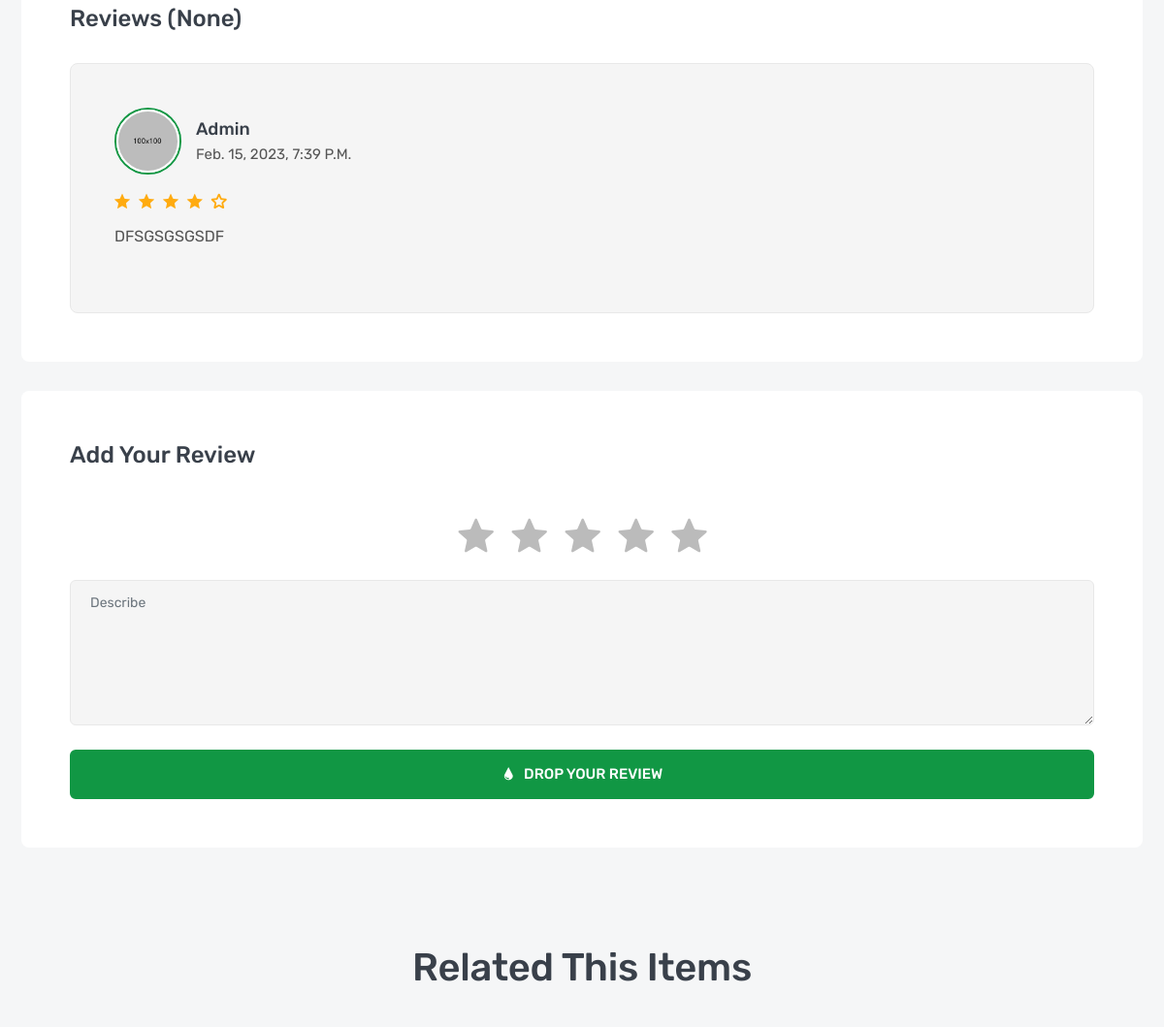
/products/hp-newest-flagship-156-hd (middle part), run on an earlier commit of the app's database.
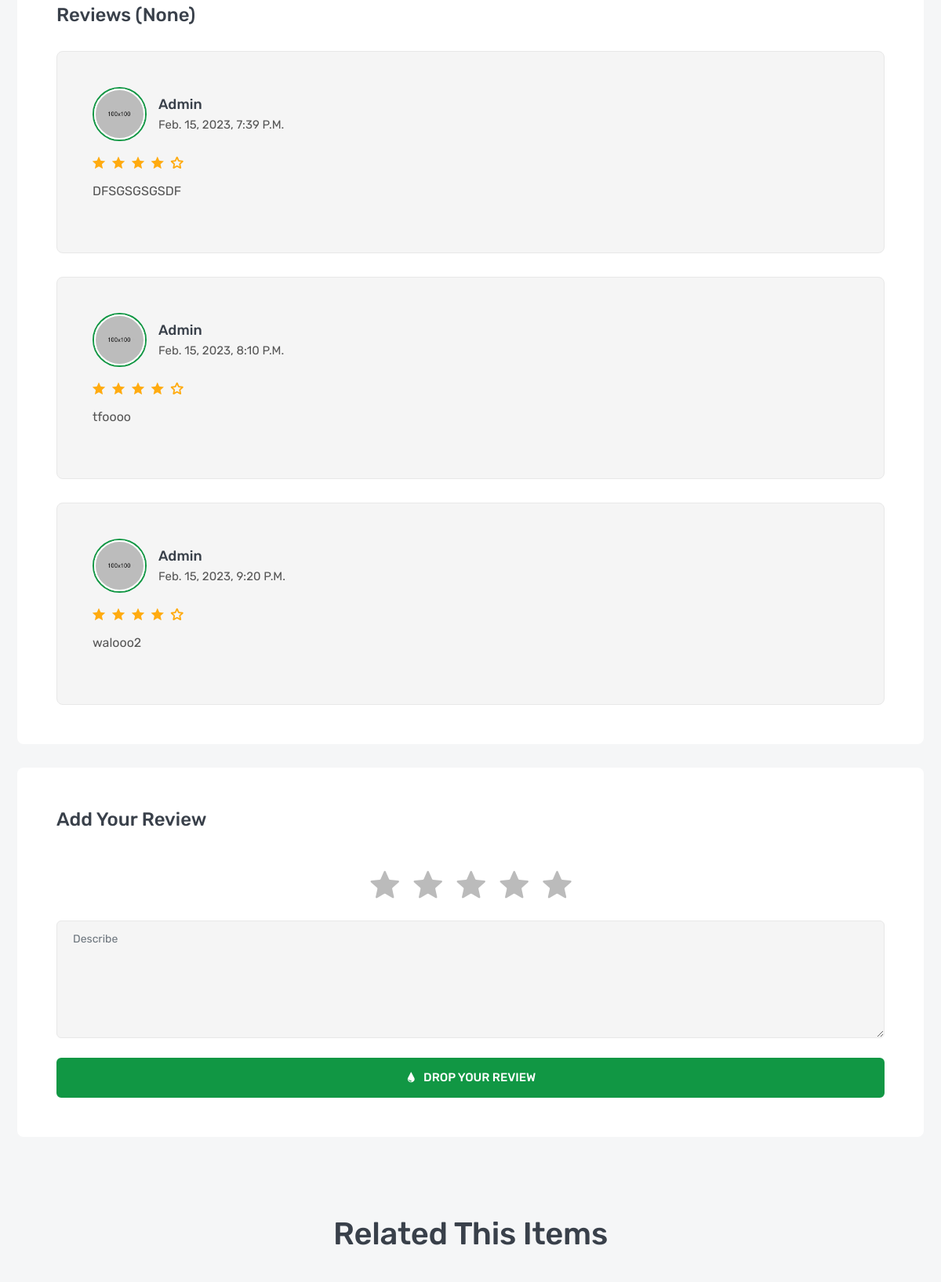
And on a later commit of the database.
### product/models.py (models this page shows, shortened)
class Product(models.Model):
    name = models.CharField(_('Title'),max_length=120)
    image = models.ImageField(_('image'),upload_to='products')
    price = models.FloatField(_('price'))
    sku = models.IntegerField(_('sku'))
    subtitle = models.CharField(_('subtitle'),max_length=300)
    description = models.TextField(_('description'),max_length=20000)
    flag = models.CharField(_('flag'),max_length=1, choices=FLAGS_TYPES)
    brand = models.ForeignKey('Brand',verbose_name=_('Brand'),related_name='product_brand', on_delete=models.SET_NULL, null=True,blank=True)
    tag = TaggableManager()
    slug = models.SlugField(null=True,blank=True)
    nbr_reviewe = models.IntegerField(_("Reviews"))
    class Meta :
        verbose_name = "Product"
        verbose_name_plural = "Products"
    def __str__(self):
        return str(self.name)

class ProductReview(models.Model):
    user=models.ForeignKey(User,verbose_name=_('user'),related_name='review_author', on_delete=models.SET_NULL,null=True,blank=True)
    product=models.ForeignKey(Product,verbose_name=_('product'),related_name='productreview' , on_delete=models.CASCADE)
    rate = models.IntegerField(_('rate'))
    review = models.TextField(_('review'),max_length=1000)
    date = models.DateTimeField(default=timezone.now)

### product/views.py (the view)
# urls.py: path('<slug:slug>', ProductDetails.as_view(), name='product_detail'),
class ProductDetails(DetailView):
    model = Product
    def get_context_data(self, **kwargs):
        product = self.get_object()
        context = super().get_context_data(**kwargs)
        context["related_product"] = Product.objects.filter(brand=product.brand)
        return context

### product/models.py (called while the page is built)
    def __str__(self):
        return str(self.name)

### product/templates/product/product_detail.html (shortened to what this page needs)
{% extends "base.html" %}
{% load static %}
{% block css %}
    <link rel="stylesheet" href="{% static 'en/css/product-details.css' %}">
{% endblock css %}
{% block body %}
        <section class="inner-section">
            <div class="container">
                <div class="row">
                    <div class="col-lg-12">
                        <div class="product-details-frame">
                            <h3 class="frame-title">Reviews ({{object.nbr_reviewe}})</h3>
                            <ul class="review-list">
                                {% for item in object.productreview.all  %}
                                    <li class="review-item">
                                        <div class="review-media">
                                            <a class="review-avatar" href="#">
                                                <img src="images/avatar/01.jpg" alt="review">
                                            </a>
                                            <h5 class="review-meta">
                                                <a href="#">{{item.user}}</a>
                                                <span>{{item.date}}</span>
                                            </h5>
                                        </div>
                                        <ul class="review-rating">
                                            <li class="icofont-ui-rating"></li>
                                            <li class="icofont-ui-rating"></li>
                                            <li class="icofont-ui-rating"></li>
                                            <li class="icofont-ui-rating"></li>
                                            <li class="icofont-ui-rate-blank"></li>
                                        </ul>
                                        <p class="review-desc">{{item.review}}</p>
                                    </li>
                                {% endfor %}
                            </ul>
                        </div>
                        <div class="product-details-frame">
                            <h3 class="frame-title">add your review</h3>
                            <form class="review-form" method="post" action ="{% url 'products:add_review' object.slug %}">
                                <div class="row">
                                    <div class="col-lg-12">
                                        <div class="star-rating">
                                            <input type="radio" name="rate" value=5 id="star-1"><label for="star-1"></label>
                                            <input type="radio" name="rate" value=4 id="star-2"><label for="star-2"></label>
                                            <input type="radio" name="rate" value=3 id="star-3"><label for="star-3"></label>
                                            <input type="radio" name="rate" value=2 id="star-4"><label for="star-4"></label>
                                            <input type="radio" name="rate" value=1 id="star-5"><label for="star-5"></label>
                                        </div>
                                    </div>
                                    <div class="col-lg-12">
                                        <div class="form-group">
                                            <textarea class="form-control" name= "review" placeholder="Describe"></textarea>
                                        </div>
                                    </div>
                                    <div class="col-lg-12">
                                        <button class="btn btn-inline">
                                            <i class="icofont-water-drop"></i>
                                            <span>drop your review</span>
                                        </button>
                                    </div>
                                </div>
                            </form>
                        </div>
                    </div>
                </div>
            </div>
        </section>
        <section class="inner-section">
            <div class="container">
                <div class="row">
                    <div class="col">
                        <div class="section-heading">
                            <h2>related this items</h2>
                        </div>
                    </div>
                </div>
            </div>
        </section>
{% endblock body %}

### templates/base.html (shortened to what this page needs)
{%load static %}
<!DOCTYPE html>
<html lang="en">
    <head>
        <link rel="stylesheet" href="{% static 'en/fonts/flaticon/flaticon.css'%}">
        <link rel="stylesheet" href="{% static 'en/fonts/icofont/icofont.min.css'%}">
        <link rel="stylesheet" href="{% static 'en/fonts/fontawesome/fontawesome.min.css'%}">
        <link rel="stylesheet" href="{% static 'en/vendor/venobox/venobox.min.css'%}">
        <link rel="stylesheet" href="{% static 'en/vendor/slickslider/slick.min.css'%}">
        <link rel="stylesheet" href="{% static 'en/vendor/niceselect/nice-select.min.css'%}">
        <link rel="stylesheet" href="{% static 'en/vendor/bootstrap/bootstrap.min.css'%}">
        <link rel="stylesheet" href="{% static 'en/css/main.css'%}">
        {% block css %}{% endblock css %}
    </head>
    <body>
        {% block body %}
        {% endblock body %}
    </body>
</html>

### static/en/css/product-details.css (style rules this page uses)
.product-details-frame { padding: 50px; border-radius: 8px; margin-bottom: 30px; background: var(--white); }
.product-details-frame:last-child { margin-bottom: 0px; }
.frame-title { margin-bottom: 30px; text-transform: capitalize; }
.review-item { padding: 45px 45px; border-radius: 8px; margin-bottom: 30px; background: var(--chalk); border: 1px solid var(--border); }
.review-item:last-child { margin-bottom: 0px; }
.review-media { margin-bottom: 15px; display: -webkit-box; display: -ms-flexbox; display: flex; -webkit-box-align: center; -ms-flex-align: center; align-items: center; -webkit-box-pack: start; -ms-flex-pack: start; justify-content: flex-start; }
.review-avatar { margin-right: 15px; border-radius: 50%; border: 2px solid var(--primary); }
.review-avatar img { width: 65px; border-radius: 50%; border: 2px solid var(--white); }
.review-meta { text-transform: capitalize; }
.review-meta a { color: var(--heading); text-transform: capitalize; transition: all linear .3s; -webkit-transition: all linear .3s; -moz-transition: all linear .3s; -ms-transition: all linear .3s; -o-transition: all linear .3s; }
.review-meta span { display: block; font-size: 15px; font-weight: 400; color: var(--text); }
.review-rating { margin-bottom: 10px; }
.review-rating li { font-size: 16px; margin-right: 5px; color: var(--yellow); display: inline-block; }
.review-desc { margin-bottom: 20px; }
.review-form .btn { width: 100%; padding: 12px 30px; }

What changed in the data, as far as the page shows it:
added ProductReview: user "Admin", date "Feb. 15, 2023, 8:10 P.m.", review "tfoooo"
added ProductReview: user "Admin", date "Feb. 15, 2023, 9:20 P.m.", review "walooo2"
